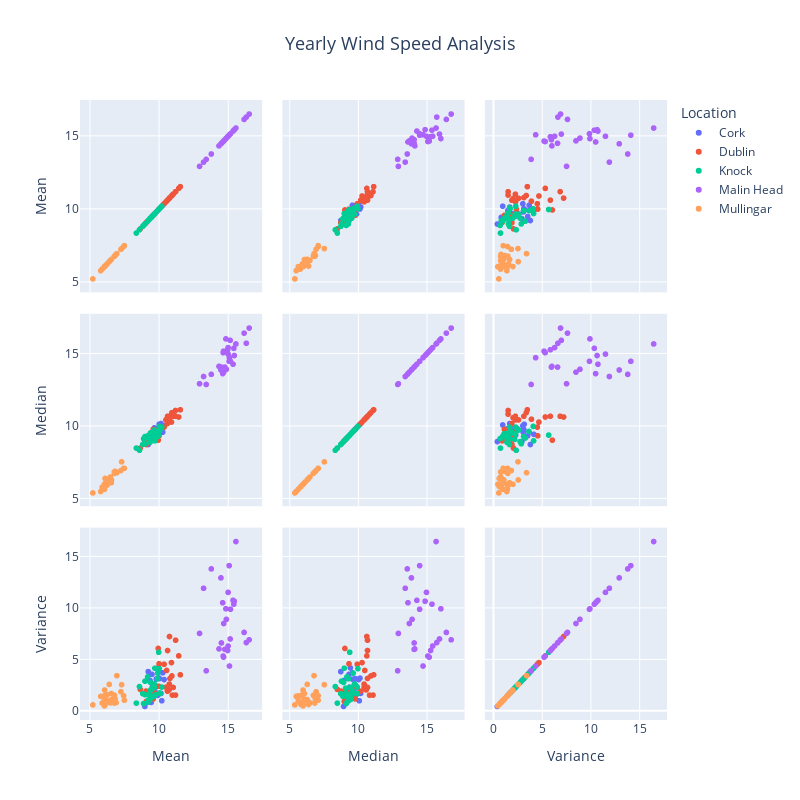

The notebook cell saved with this chart:
### Markdown cell above
[Reference:How to reset index after Groupby pandas?](https://www.geeksforgeeks.org/how-to-reset-index-after-groupby-pandas/) <br/>
[Reference: Pandas Series agg() Method](https://www.geeksforgeeks.org/python-pandas-series-agg/)
<br/>

### Code cell
# Create a scatter matrix 
fig = px.scatter_matrix(
    yearly_wind_speed_summary,
    dimensions=["Mean Wind Speed", "Median Wind Speed", "Variance"],  # Metrics to compare
    color="Location",  # Differentiate points by location
    title="Yearly Wind Speed Analysis",  # Add a  title
    labels={"Mean Wind Speed": "Mean", "Median Wind Speed": "Median", "Variance": "Variance"},  # Label axes
    hover_data=["Year"]  # Display year on hover
)

# Customise layout
fig.update_layout(
    title_font_size=18, 
    title_x=0.5,  
    height=800, 
    width=800, 
    font=dict(size=12))

# Display the plot
fig.show()

### Figure 1 — Plotly figure (JSON) as saved in the notebook; plotly's stock layout.template omitted (floating-point values rounded to 4 significant figures)
{"data": [{"customdata": [[1997], [1998], [1999], [2000], [2001], [2002], [2003], [2004], [2005], [2006], [2007], [2008], [2009], [2010], [2011], [2012], [2013], [2014], [2015], [2016], [2017], [2018], [2019], [2020], [2021], [2022], [2023], [2024]], "dimensions": [{"axis": {"matches": true}, "label": "Mean", "values": [9.933, 10.2, 10.14, 9.808, 9.292, 10.01, 9.658, 9.583, 9.7, 9.575, 9.217, 9.65, 9.517, 8.975, 9.808, 9.433, 10.03, 9.492, 10.27, 9.358, 9.492, 9.667, 9.9, 10.37, 9.35, 9.675, 9.717, 9.81]}, {"axis": {"matches": true}, "label": "Median", "values": [9.45, 10.1, 10.2, 9.6, 9.15, 10.15, 9.9, 9.7, 9.8, 9.45, 8.75, 9.4, 9.4, 8.95, 9.75, 9.05, 9.8, 9.35, 9.6, 9.1, 9.25, 9.85, 9.85, 10.05, 8.95, 9.35, 9.7, 9.65]}, {"axis": {"matches": true}, "label": "Variance", "values": [4.181, 0.98, 1.699, 3.084, 1.008, 3.188, 2.25, 1.511, 2.524, 1.498, 3.82, 1.768, 2.316, 0.4293, 3.108, 0.8242, 3.142, 3.55, 3.701, 1.163, 1.643, 2.473, 1.505, 3.046, 2.954, 2.14, 1.822, 1.659]}], "hovertemplate": "Location=Cork<br>%{xaxis.title.text}=%{x}<br>%{yaxis.title.text}=%{y}<br>Year=%{customdata[0]}<extra></extra>", "legendgroup": "Cork", "marker": {"color": "#636efa", "symbol": "circle"}, "name": "Cork", "showlegend": true, "type": "splom"}, {"customdata": [[1997], [1998], [1999], [2000], [2001], [2002], [2003], [2004], [2005], [2006], [2007], [2008], [2009], [2010], [2011], [2012], [2013], [2014], [2015], [2016], [2017], [2018], [2019], [2020], [2021], [2022], [2023], [2024]], "dimensions": [{"axis": {"matches": true}, "label": "Mean", "values": [9.942, 10.61, 10.55, 10.37, 9.575, 10.62, 9.983, 11.19, 10.79, 10.72, 10.9, 11.54, 11.03, 9.358, 11.2, 10.74, 10.93, 10.76, 11.42, 10.5, 10.97, 10, 9.092, 9.642, 8.642, 9.067, 8.992, 9.18]}, {"axis": {"matches": true}, "label": "Median", "values": [9.05, 10.2, 10.5, 9.95, 9.8, 10.7, 9.8, 11.1, 10.7, 10.6, 10.3, 11.15, 10.7, 9.2, 10.7, 10.45, 10.95, 10.65, 10.65, 10.45, 10.85, 9.35, 9, 9.4, 8.5, 8.75, 9, 9.05]}, {"axis": {"matches": true}, "label": "Variance", "values": [6.075, 1.919, 3.932, 4.535, 1.158, 5.872, 2.391, 1.535, 3.154, 2.04, 4.7, 3.506, 2.28, 1.397, 6.882, 2.603, 3.399, 7.235, 5.353, 2.302, 1.53, 4.58, 0.9281, 1.79, 2.088, 1.926, 1.708, 0.9351]}], "hovertemplate": "Location=Dublin<br>%{xaxis.title.text}=%{x}<br>%{yaxis.title.text}=%{y}<br>Year=%{customdata[0]}<extra></extra>", "legendgroup": "Dublin", "marker": {"color": "#EF553B", "symbol": "circle"}, "name": "Dublin", "showlegend": true, "type": "splom"}, {"customdata": [[1997], [1998], [1999], [2000], [2001], [2002], [2003], [2004], [2005], [2006], [2007], [2008], [2009], [2010], [2011], [2012], [2013], [2014], [2015], [2016], [2017], [2018], [2019], [2020], [2021], [2022], [2023], [2024]], "dimensions": [{"axis": {"matches": true}, "label": "Mean", "values": [9.7, 10.08, 10.2, 9.9, 9.2, 10.03, 9.533, 9.75, 9.55, 9.192, 9.383, 10.04, 9.617, 8.358, 9.975, 9.308, 9.642, 9.175, 9.892, 8.983, 9.358, 9.383, 9.342, 9.658, 8.583, 8.983, 8.817, 8.88]}, {"axis": {"matches": true}, "label": "Median", "values": [9, 9.95, 9.95, 9.65, 9.2, 10, 9.1, 9.55, 9.5, 9.35, 8.95, 9.7, 9.15, 8.5, 9.4, 9.15, 9.75, 9.2, 9.3, 9.3, 9.5, 9.55, 8.9, 9.45, 8.35, 8.8, 8.75, 9.15]}, {"axis": {"matches": true}, "label": "Variance", "values": [4.151, 1.68, 2.313, 3.675, 0.8327, 4.109, 2.206, 1.563, 2.286, 1.008, 2.767, 1.743, 1.429, 0.7536, 5.704, 1.704, 2.617, 3.308, 3.121, 1.572, 1.132, 2.025, 1.421, 2.275, 2.363, 2.889, 1.674, 0.7107]}], "hovertemplate": "Location=Knock<br>%{xaxis.title.text}=%{x}<br>%{yaxis.title.text}=%{y}<br>Year=%{customdata[0]}<extra></extra>", "legendgroup": "Knock", "marker": {"color": "#00cc96", "symbol": "circle"}, "name": "Knock", "showlegend": true, "type": "splom"}, {"customdata": [[1997], [1998], [1999], [2000], [2001], [2002], [2003], [2004], [2005], [2006], [2007], [2008], [2009], [2010], [2011], [2012], [2013], [2014], [2015], [2016], [2017], [2018], [2019], [2020], [2021], [2022], [2023], [2024]], "dimensions": [{"axis": {"matches": true}, "label": "Mean", "values": [15.17, 16.32, 16.53, 15.57, 15.15, 15, 14.68, 14.97, 13.22, 15, 14.61, 16.16, 13.42, 12.93, 15.08, 14.77, 15.42, 14.48, 15.36, 14.34, 15.1, 14.84, 14.64, 15.45, 13.78, 14.88, 14.52, 14.67]}, {"axis": {"matches": true}, "label": "Median", "values": [14.5, 15.75, 16.8, 15.7, 15.95, 15, 13.75, 15.3, 13.45, 15.45, 13.65, 16.45, 12.9, 12.95, 14.5, 14.1, 15.4, 13.9, 14.3, 14.15, 14.75, 16.05, 15.1, 14.9, 13.6, 13.95, 14.1, 15.2]}, {"axis": {"matches": true}, "label": "Variance", "values": [9.891, 6.651, 6.918, 16.48, 6.999, 11.53, 8.505, 5.877, 11.93, 6.313, 10.52, 7.635, 3.9, 7.537, 14.14, 5.986, 10.39, 12.95, 10.76, 6.032, 4.365, 9.939, 5.339, 10.67, 13.82, 8.911, 6.611, 5.227]}], "hovertemplate": "Location=Malin Head<br>%{xaxis.title.text}=%{x}<br>%{yaxis.title.text}=%{y}<br>Year=%{customdata[0]}<extra></extra>", "legendgroup": "Malin Head", "marker": {"color": "#ab63fa", "symbol": "circle"}, "name": "Malin Head", "showlegend": true, "type": "splom"}, {"customdata": [[1997], [1998], [1999], [2000], [2001], [2002], [2003], [2004], [2005], [2006], [2007], [2008], [2009], [2010], [2011], [2012], [2013], [2014], [2015], [2016], [2017], [2018], [2019], [2020], [2021], [2022], [2023], [2024]], "dimensions": [{"axis": {"matches": true}, "label": "Mean", "values": [6.945, 7.491, 7.433, 7.242, 6.475, 7.292, 6.817, 6.892, 6.775, 6.758, 6.033, 6.383, 6.05, 5.208, 6.392, 6.05, 6.242, 6.058, 6.542, 5.883, 6.042, 6.167, 6.05, 6.558, 5.775, 6.1, 6.067, 6.09]}, {"axis": {"matches": true}, "label": "Median", "values": [6.8, 7.1, 7.1, 6.95, 6.5, 7.55, 6.9, 6.85, 6.75, 6.85, 5.65, 6.35, 6, 5.4, 6.3, 6, 5.95, 6, 6.1, 5.8, 6, 6.15, 5.65, 6.3, 5.5, 5.95, 5.85, 6.4]}, {"axis": {"matches": true}, "label": "Variance", "values": [3.427, 1.029, 1.475, 1.866, 0.7748, 2.548, 1.182, 0.8081, 1.511, 0.7627, 1.466, 0.9452, 0.8827, 0.579, 2.572, 0.4809, 1.581, 2.032, 1.686, 0.7597, 0.6408, 1.106, 1.01, 1.101, 1.409, 1.427, 0.6188, 0.6188]}], "hovertemplate": "Location=Mullingar<br>%{xaxis.title.text}=%{x}<br>%{yaxis.title.text}=%{y}<br>Year=%{customdata[0]}<extra></extra>", "legendgroup": "Mullingar", "marker": {"color": "#FFA15A", "symbol": "circle"}, "name": "Mullingar", "showlegend": true, "type": "splom"}], "layout": {"dragmode": "select", "font": {"size": 12}, "height": 800, "legend": {"title": {"text": "Location"}, "tracegroupgap": 0}, "title": {"font": {"size": 18}, "text": "Yearly Wind Speed Analysis", "x": 0.5}, "width": 800}}
